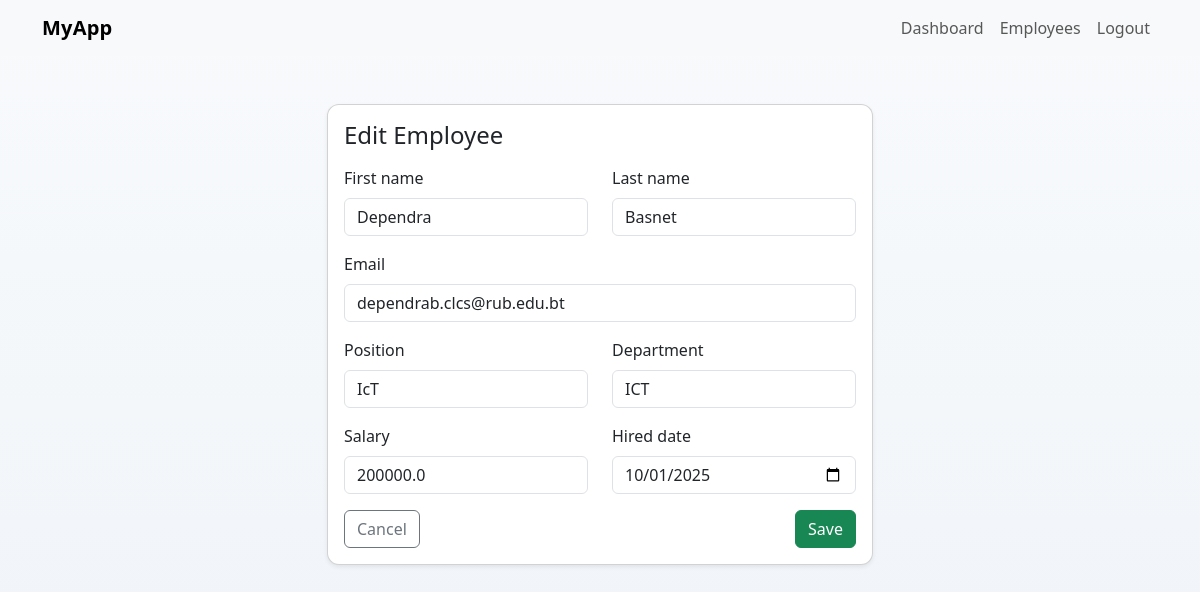
/employees/1/edit (signed in), run on the app's committed database.
### app.py (models this page shows)
class Employee(db.Model):
    id = db.Column(db.Integer, primary_key=True)
    first_name = db.Column(db.String(80), nullable=False)
    last_name = db.Column(db.String(80), nullable=False)
    email = db.Column(db.String(120), unique=True, nullable=False)
    position = db.Column(db.String(120), nullable=True)
    department = db.Column(db.String(120), nullable=True)
    salary = db.Column(db.Float, nullable=True)
    hired_date = db.Column(db.String(30), nullable=True)

### app.py (the view, shortened to what this page needs)
@app.route('/employees/<int:emp_id>/edit', methods=['GET', 'POST'])
def edit_employee(emp_id):
    if 'user_id' not in session:
        flash('Please log in first', 'warning')
        return redirect(url_for('login'))
    emp = Employee.query.get_or_404(emp_id)
    return render_template('employee_form.html', employee=emp)

### templates/employee_form.html
{% extends 'base.html' %}
{% block content %}
<div class="row justify-content-center">
  <div class="col-md-8 col-lg-6">
    <div class="card shadow-sm animate__animated animate__zoomIn">
      <div class="card-body">
        <h4 class="card-title mb-3">{{ 'Edit' if employee else 'New' }} Employee</h4>
        <form method="post">
          <div class="row">
            <div class="col-md-6 mb-3">
              <label class="form-label">First name</label>
              <input name="first_name" class="form-control" required value="{{ employee.first_name if employee else '' }}">
            </div>
            <div class="col-md-6 mb-3">
              <label class="form-label">Last name</label>
              <input name="last_name" class="form-control" required value="{{ employee.last_name if employee else '' }}">
            </div>
          </div>
          <div class="mb-3">
            <label class="form-label">Email</label>
            <input name="email" type="email" class="form-control" required value="{{ employee.email if employee else '' }}">
          </div>
          <div class="row">
            <div class="col-md-6 mb-3">
              <label class="form-label">Position</label>
              <input name="position" class="form-control" value="{{ employee.position if employee else '' }}">
            </div>
            <div class="col-md-6 mb-3">
              <label class="form-label">Department</label>
              <input name="department" class="form-control" value="{{ employee.department if employee else '' }}">
            </div>
          </div>
          <div class="row">
            <div class="col-md-6 mb-3">
              <label class="form-label">Salary</label>
              <input name="salary" type="number" step="0.01" class="form-control" value="{{ employee.salary if employee else '' }}">
            </div>
            <div class="col-md-6 mb-3">
              <label class="form-label">Hired date</label>
              <input name="hired_date" type="date" class="form-control" value="{{ employee.hired_date if employee else '' }}">
            </div>
          </div>
          <div class="d-flex justify-content-between">
            <a class="btn btn-outline-secondary" href="{{ url_for('employees') }}">Cancel</a>
            <button class="btn btn-success" type="submit">Save</button>
          </div>
        </form>
      </div>
    </div>
  </div>
</div>
{% endblock %}

### static/style.css (style rules this page uses)
body { background: linear-gradient(180deg, #f8fafc 0%, #f1f5f9 100%); }
.card { border-radius: 12px; transition: transform .18s ease, box-shadow .18s ease; }

### data on the page
Employee: first_name "Dependra", last_name "Basnet", email "dependrab.clcs@rub.edu.bt", position "IcT", department "ICT", salary "200000.0", hired_date "10/01/2025"

### other printed values
{{ 'Edit' if employee else 'New' }} "Edit"
